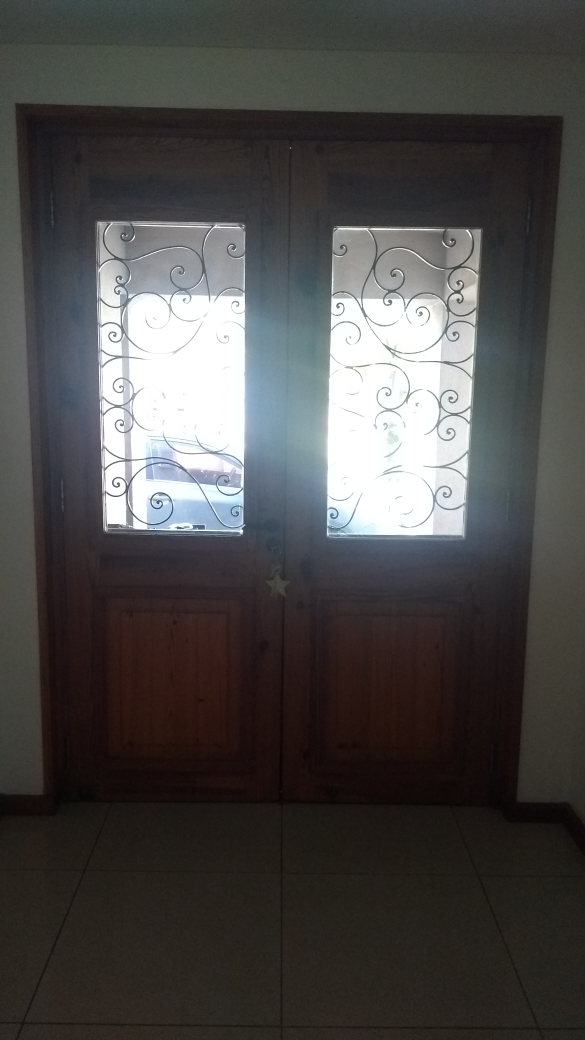
#> input picture resources/door.jpg, 2340 x 4160 px (shown at 1/4 size)
$ python 3_perspec_trans.py
#> lines starting #> are read from the running program, lines starting #| are printed output that depends on the picture
import cv2
import numpy as np
from collections import deque

base_coor_queue = deque([])
target_coor_queue = deque([])
image = cv2.imread('../resources/door.jpg')
#> image is the input picture: shape (4160, 2340, 3); mean B, G, R 72.6, 73.7, 75.2
image = cv2.resize(image, (500, 700))
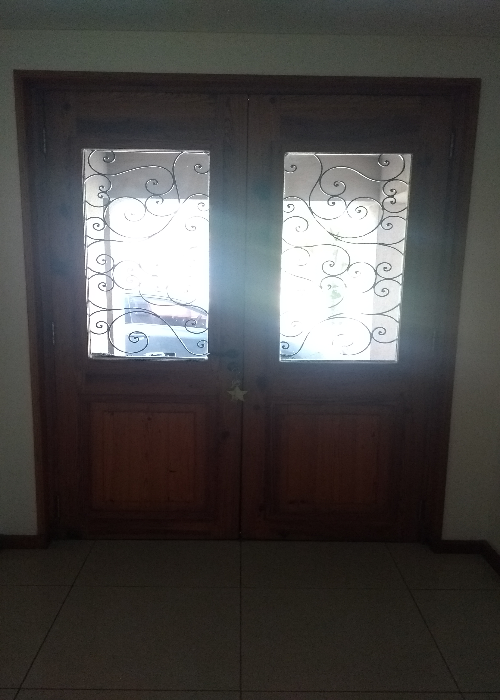
#> image: shape (700, 500, 3); mean B, G, R 72.5, 73.5, 75.1
target_image = cv2.imread('../resources/slant_door.jpg')
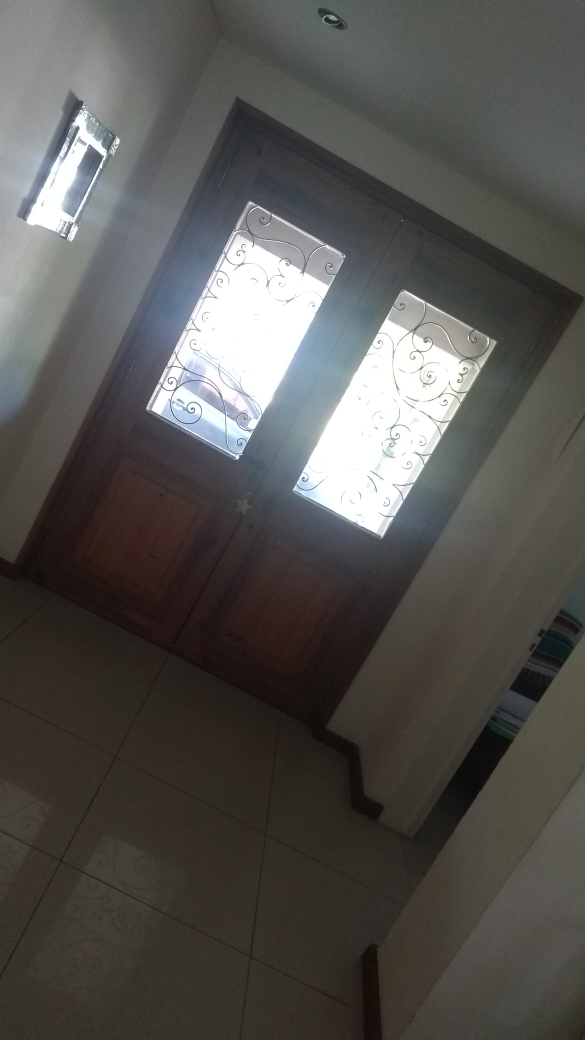
#> input picture resources/slant_door.jpg, 2340 x 4160 px (shown at 1/4 size)
#> target_image is the input picture: shape (4160, 2340, 3); mean B, G, R 80.5, 83.6, 85.2
target_image = cv2.resize(target_image, (500, 700))
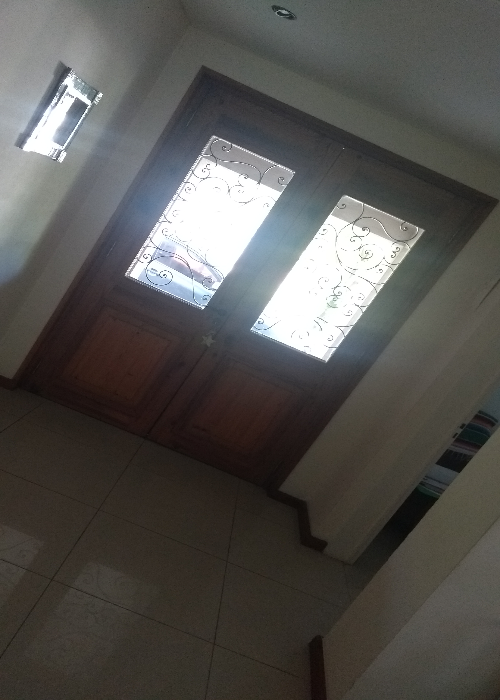
#> target_image: shape (700, 500, 3); mean B, G, R 80.4, 83.5, 85.1
RED_SCALAR = (0, 0, 255)
rows,cols,channels = image.shape
#> rows = 700; cols = 500; channels = 3
base_param = (base_coor_queue, image, lambda: cv2.imshow("Base Image", image))
target_param = (target_coor_queue, target_image, lambda: cv2.imshow("Target Image", target_image))


def on_mouse(event, x, y, flags, param):
    if event == cv2.EVENT_LBUTTONDOWN:
        set_point(x, y, param[0])
        cv2.circle(param[1], (x, y), 3, RED_SCALAR, -1, 8, 0)
        print('x = %d, y = %d' % (x, y))
        param[2]()


def set_point(x, y, queue):
    if len(queue) == 4:
        queue.popleft()
    queue.append((x, y))

def get_affine_array(array):
    first = [array[0][0], array[0][1]]
    second = [array[1][0], array[1][1]]
    third = [array[2][0], array[2][1]]
    fourth = [array[3][0], array[3][1]]
    return np.float32([first,second,third, fourth])

cv2.imshow("Base Image", image)
cv2.imshow("Target Image", target_image)
cv2.setMouseCallback('Base Image', on_mouse, base_param)
cv2.setMouseCallback('Target Image', on_mouse, target_param)
while True:

    if cv2.waitKey(1) & 0xFF == ord('c'):
#> (key q is pressed here)
        if len(base_coor_queue) < 4 or len(target_coor_queue) < 4:
            print("Eliga 4 coordenadas en cada imagen")
        else:
            pts1 = get_affine_array(base_coor_queue)
            pts2 = get_affine_array(target_coor_queue)
            transform = cv2.getPerspectiveTransform(pts1,pts2)
            print(transform)
            result = cv2.warpPerspective(image, transform,(cols, rows))
            cv2.imshow("Result Image", result)

    if cv2.waitKey(1) & 0xFF == ord('q'):
#> (key q is pressed here)
        break
